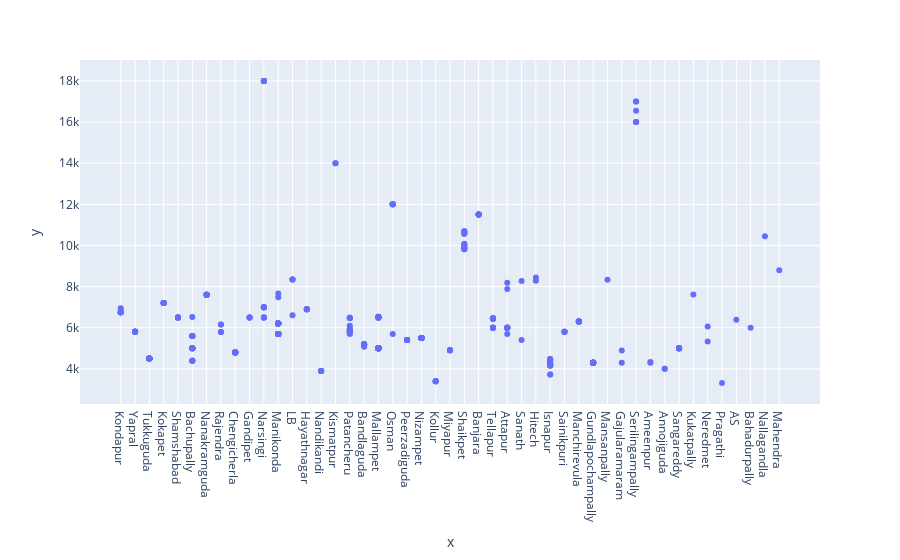

Notebook code cell kept with this figure:
### Code cell
#it indicates the city versus cost per feet
#in particular city how much it costs for a square feet
import plotly.express as px
fig = px.scatter(x= df['area_in_city'], y=df['cost_per_sqft'])
fig.show()

### Figure 1 — Plotly figure (JSON) as saved in the notebook; plotly's stock layout.template omitted (floating-point values rounded to 4 significant figures; data arrays with more than 128 entries replaced by an {"elided": "..."} marker saying what was removed)
{"data": [{"hovertemplate": "x=%{x}<br>y=%{y}<extra></extra>", "legendgroup": "", "marker": {"color": "#636efa", "symbol": "circle"}, "mode": "markers", "name": "", "orientation": "v", "showlegend": false, "type": "scatter", "x": {"elided": "482 str values"}, "xaxis": "x", "y": {"elided": "482 int values"}, "yaxis": "y"}], "layout": {"legend": {"tracegroupgap": 0}, "margin": {"t": 60}, "xaxis": {"anchor": "y", "domain": [0, 1], "title": {"text": "x"}}, "yaxis": {"anchor": "x", "domain": [0, 1], "title": {"text": "y"}}}}
